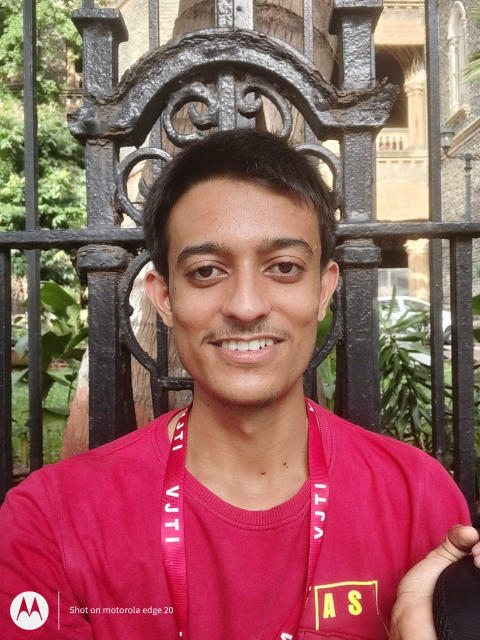
#> input picture Lab_6/image1.png, 960 x 1280 px (shown at 1/2 size)
$ jupyter execute 1.ipynb
#> lines starting #> are read from the running program, lines starting #| are printed output that depends on the picture; long printed decimals are rounded
Take TWO input RGB images. Perform the following task.
1. Display the color histogram.
2. Display the grayscale histogram.
3. Compare the histograms and analyze it.
4. Apply histogram equalization and display new generated images with histogram.(for input image)
5. Separate the RGB channels

1. Display the color histogram.

[cell 1]
import numpy as np
import matplotlib.pyplot as plt
import cv2
img1 = cv2.imread('image1.png', cv2.IMREAD_COLOR)
#> img1 is the input picture: shape (1280, 960, 3); mean B, G, R 95.3, 95.8, 149.4
img1 = cv2.resize(img1, (500,500))
#> img1: shape (500, 500, 3)
img2 = cv2.imread('image2.png', cv2.IMREAD_COLOR)
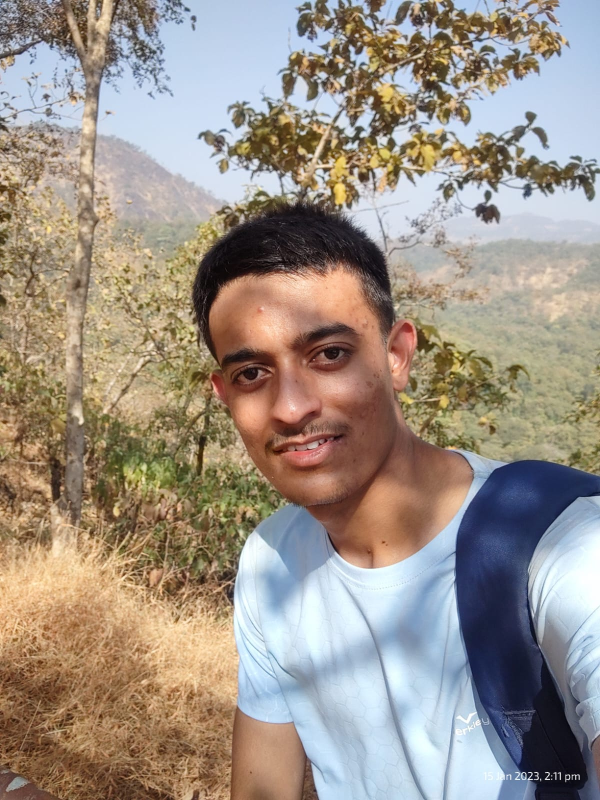
#> input picture Lab_6/image2.png, 1200 x 1600 px (shown at 1/2 size)
#> img2 is the input picture: shape (1600, 1200, 3); mean B, G, R 135.5, 146.1, 157.2
img2 = cv2.resize(img2, (700,500))
#> img2: shape (500, 700, 3)
hsv_img1 = cv2.cvtColor(img1, cv2.COLOR_BGR2HSV)
#> hsv_img1: shape (500, 500, 3); mean H, S, V 65.3, 106.5, 150.6
h, s, v = cv2.split(hsv_img1)
fig, axs = plt.subplots(1, 3, figsize=(15, 5))
axs[0].hist(h.flatten(), bins=256, color='r')
axs[1].hist(s.flatten(), bins=256, color='g')
axs[2].hist(v.flatten(), bins=256, color='b')
axs[0].set_title('Hue')
axs[1].set_title('Saturation')
axs[2].set_title('Value')
plt.show()
#> figure, not shown here; panel 1: tallest bar 20680 high, from x = 170.6 to 171.3; panel 2: tallest bar 2478 high, from x = 215.2 to 216.2; panel 3: tallest bar 2672 high, from x = 207.4 to 208.3
hsv_img2 = cv2.cvtColor(img2, cv2.COLOR_BGR2HSV)
#> hsv_img2: shape (500, 700, 3); mean H, S, V 53.6, 79.8, 170.1
h, s, v = cv2.split(hsv_img2)
#> h: shape (500, 700)
#> s: shape (500, 700)
#> v: shape (500, 700)
fig, axs = plt.subplots(1, 3, figsize=(15, 5))
axs[0].hist(h.flatten(), bins=256, color='r')
axs[1].hist(s.flatten(), bins=256, color='g')
axs[2].hist(v.flatten(), bins=256, color='b')
axs[0].set_title('Hue')
axs[1].set_title('Saturation')
axs[2].set_title('Value')
plt.show()
#> figure, not shown here; panel 1: tallest bar 19327 high, from x = 14.68 to 15.38; panel 2: tallest bar 4882 high, from x = 40.84 to 41.84; panel 3: tallest bar 4465 high, from x = 241.4 to 242.4

2. Display the grayscale histogram.

[cell 2]
gray_img1 = cv2.cvtColor(img1, cv2.COLOR_BGR2GRAY)
fig, axs = plt.subplots(1, 1, figsize=(5, 5))
axs.hist(gray_img1.flatten(), bins=256, color='k')
axs.set_title('Grayscale')
plt.show()
#> figure, not shown here; tallest bar 3037 high, from x = 89.72 to 90.68

[cell 3]
gray_img2 = cv2.cvtColor(img2, cv2.COLOR_BGR2GRAY)
fig, axs = plt.subplots(1, 1, figsize=(5, 5))
axs.hist(gray_img2.flatten(), bins=256, color='k')
axs.set_title('Grayscale')
plt.show()
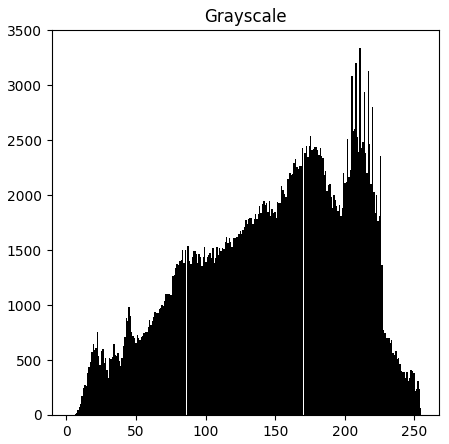
#> figure drawn by matplotlib, 1 panel; tallest bar 3334 high, from x = 210.5 to 211.5

3. Compare the histograms and analyze it.

[cell 4]
hist1 = cv2.calcHist([img1], [0, 1, 2], None, [256, 256, 256], [0, 255, 0, 255, 0, 255])
hist2 = cv2.calcHist([img2], [0, 1, 2], None, [256, 256, 256], [0, 255, 0, 255, 0, 255])
diff = cv2.compareHist(hist1, hist2, cv2.HISTCMP_BHATTACHARYYA)
#> diff = 0.935
print(diff)
#| 0.9346

4. Apply histogram equalization and display new generated images with histogram.(for input image)

[cell 5]
hsv_img1[..., 2] = cv2.equalizeHist(hsv_img1[..., 2])
#> hsv_img1: shape (500, 500, 3); mean H, S, V 65.3, 106.5, 128.2
img1_equalized = cv2.cvtColor(hsv_img1, cv2.COLOR_HSV2BGR)
fig, axs = plt.subplots(1, 2, figsize=(15, 5))
axs[0].imshow(cv2.cvtColor(img1, cv2.COLOR_BGR2RGB))
axs[0].set_title('Original Image')
axs[1].imshow(cv2.cvtColor(img1_equalized, cv2.COLOR_BGR2RGB))
axs[1].set_title('Equalized Image')
plt.show()

[cell 6]
hsv_img1e = cv2.cvtColor(img1_equalized, cv2.COLOR_BGR2HSV)
#> hsv_img1e: shape (500, 500, 3); mean H, S, V 63.7, 109, 128.2
h, s, v = cv2.split(hsv_img1e)
#> h: shape (500, 500)
#> s: shape (500, 500)
#> v: shape (500, 500)
fig, axs = plt.subplots(1, 3, figsize=(15, 5))
axs[0].hist(h.flatten(), bins=256, color='r')
axs[1].hist(s.flatten(), bins=256, color='g')
axs[2].hist(v.flatten(), bins=256, color='b')
axs[0].set_title('Hue')
axs[1].set_title('Saturation')
axs[2].set_title('Value')
plt.show()
#> figure, not shown here; panel 1: tallest bar 20791 high, from x = 170.6 to 171.3; panel 2: tallest bar 3888 high, from x = 127.5 to 128.5; panel 3: tallest bar 2672 high, from x = 202.2 to 203.2

[cell 7]
hsv_img2[..., 2] = cv2.equalizeHist(hsv_img2[..., 2])
#> hsv_img2: shape (500, 700, 3); mean H, S, V 53.6, 79.8, 128.2
img2_equalized = cv2.cvtColor(hsv_img2, cv2.COLOR_HSV2BGR)
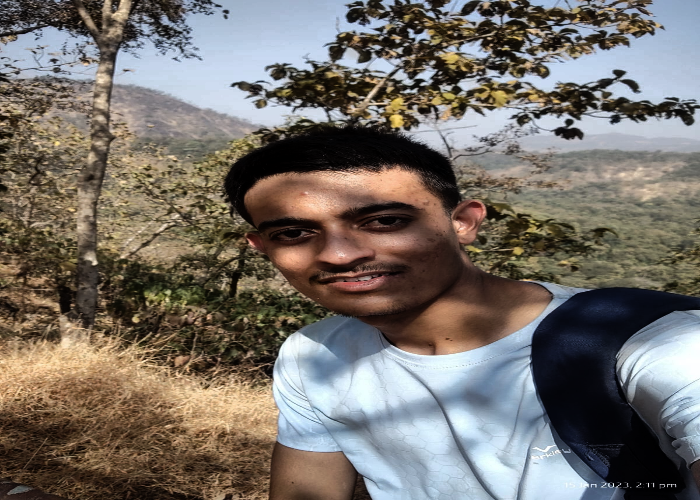
#> img2_equalized: shape (500, 700, 3); mean B, G, R 105.3, 111.5, 117.9
fig, axs = plt.subplots(1, 2, figsize=(15, 5))
axs[0].imshow(cv2.cvtColor(img2, cv2.COLOR_BGR2RGB))
axs[0].set_title('Original')
axs[1].imshow(cv2.cvtColor(img2_equalized, cv2.COLOR_BGR2RGB))
axs[1].set_title('Equalized')
plt.show()

[cell 8]
hsv_img2e = cv2.cvtColor(img2_equalized, cv2.COLOR_BGR2HSV)
#> hsv_img2e: shape (500, 700, 3); mean H, S, V 51.5, 82.6, 128.2
h, s, v = cv2.split(hsv_img2e)
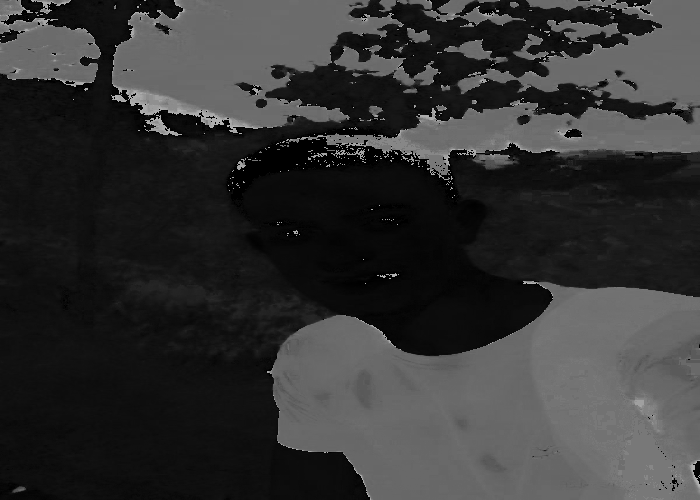
#> h: shape (500, 700); min 0, max 179, mean 51.5
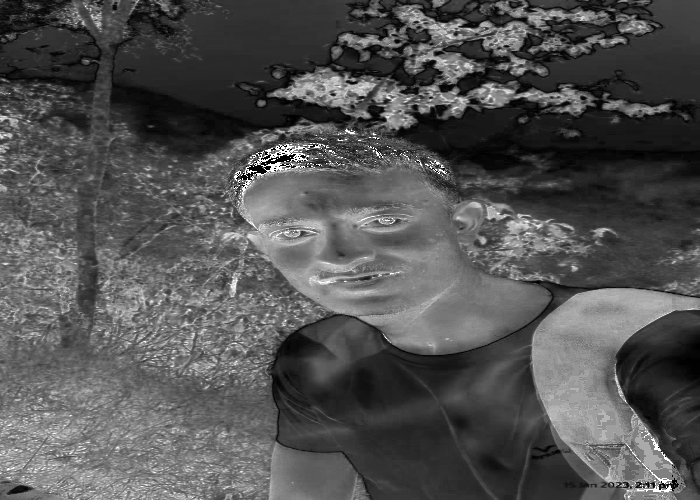
#> s: shape (500, 700); min 0, max 255, mean 82.6
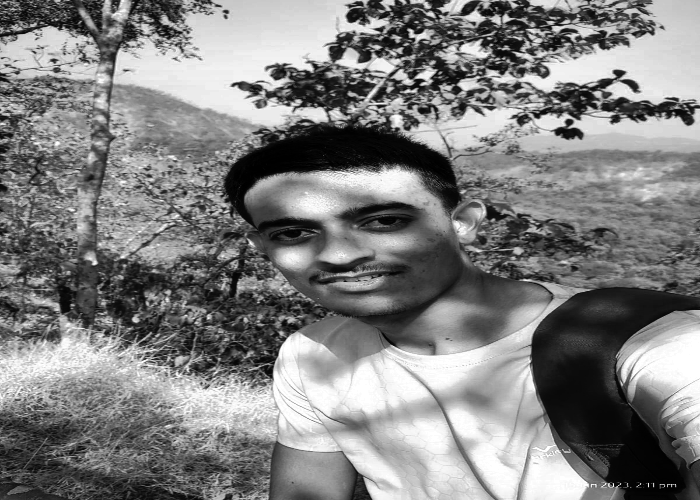
#> v: shape (500, 700); min 0, max 255, mean 128.2
fig, axs = plt.subplots(1, 3, figsize=(15, 5))
axs[0].hist(h.flatten(), bins=256, color='r')
axs[1].hist(s.flatten(), bins=256, color='g')
axs[2].hist(v.flatten(), bins=256, color='b')
axs[0].set_title('Hue')
axs[1].set_title('Saturation')
axs[2].set_title('Value')
plt.show()
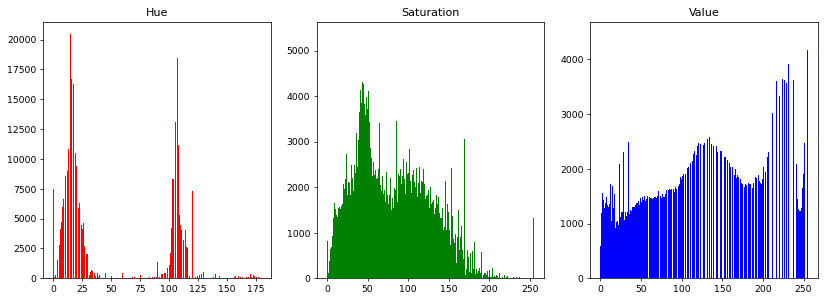
#> figure drawn by matplotlib, 3 panels; panel 1: tallest bar 20484 high, from x = 14.68 to 15.38; panel 2: tallest bar 5365 high, from x = 127.5 to 128.5; panel 3: tallest bar 4465 high, from x = 234.1 to 235.1

5. Separate the RGB channels

[cell 9]
r, g, b = cv2.split(img1)
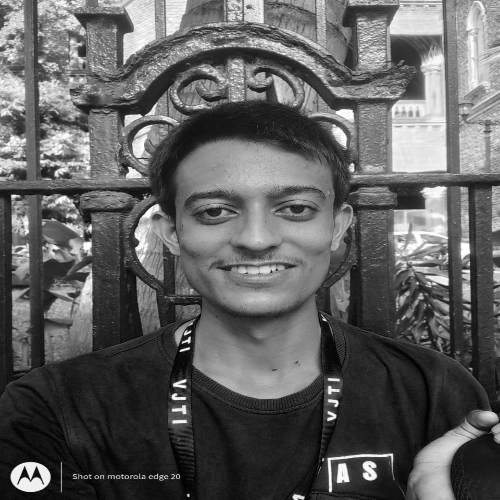
#> g: shape (500, 500); min 0, max 255, mean 95.7
fig, axs = plt.subplots(1, 3, figsize=(15, 5))
axs[0].imshow(r, cmap='Reds')
axs[1].imshow(g, cmap='Greens')
axs[2].imshow(b, cmap='Blues')
axs[0].set_title('Red')
axs[1].set_title('Green')
axs[2].set_title('Blue')
plt.show()

[cell 10]
r, g, b = cv2.split(img2)
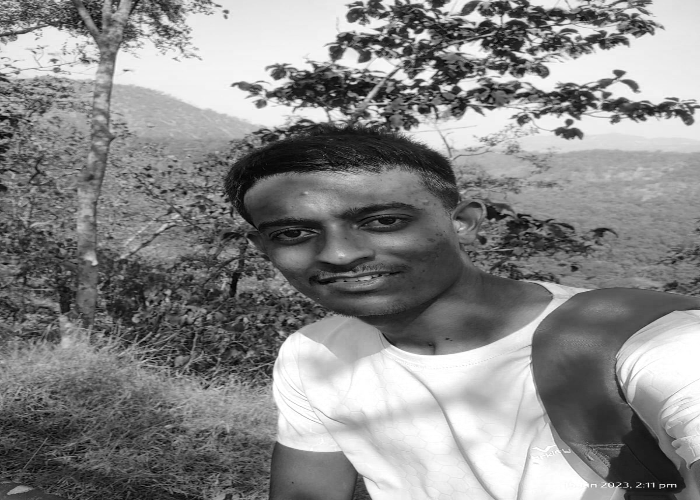
#> r: shape (500, 700); min 0, max 255, mean 135.4
#> g: shape (500, 700)
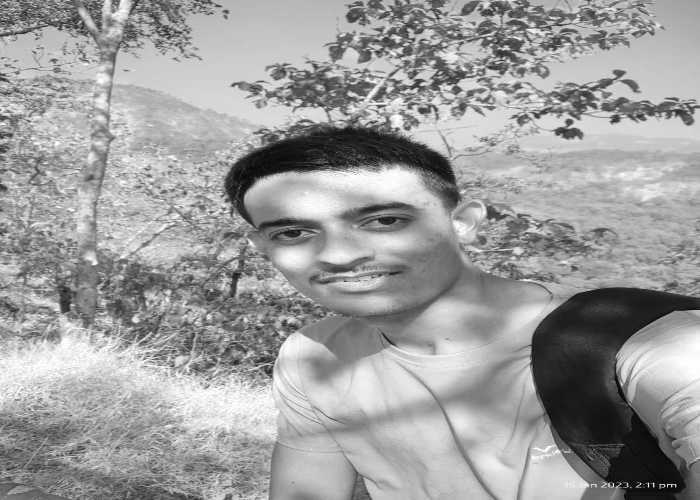
#> b: shape (500, 700); min 1, max 255, mean 157.1
fig, axs = plt.subplots(1, 3, figsize=(15, 5))
axs[0].imshow(r, cmap='Reds')
axs[1].imshow(g, cmap='Greens')
axs[2].imshow(b, cmap='Blues')
axs[0].set_title('Red')
axs[1].set_title('Green')
axs[2].set_title('Blue')
plt.show()
